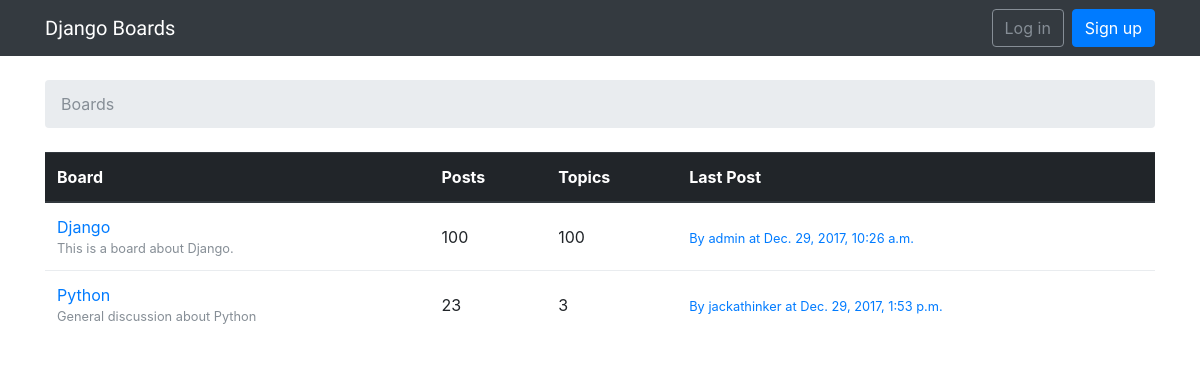
The page / on the database its author committed.
### boards/models.py (models this page shows, shortened)
class Board(models.Model):
    name = models.CharField(max_length=30, unique=True)
    description = models.CharField(max_length=100)
    def get_posts_count(self):
        return Post.objects.filter(topic__board=self).count()
    def get_last_post(self):
        return Post.objects.filter(topic__board=self).order_by('-created_at').first()

class Post(models.Model):
    message = models.TextField(max_length=4000)
    topic = models.ForeignKey(Topic, on_delete=models.CASCADE, related_name='posts')
    created_at = models.DateTimeField(auto_now_add=True)
    updated_at = models.DateTimeField(null=True)
    created_by = models.ForeignKey(User, on_delete=models.CASCADE, related_name='posts')
    updated_by = models.ForeignKey(User, models.SET_NULL, blank=True, null=True, related_name='+')

### boards/views.py (the view)
# urls.py: path('', views.BoardListView.as_view(), name='home'),
class BoardListView(ListView):
    model = Board
    context_object_name = 'boards'
    template_name = 'home.html'

### templates/home.html
{% extends 'base.html' %}
{% block breadcrumb %}
  <li class="breadcrumb-item active">Boards</li>
{% endblock %}
{% block content %}
  <table class="table">
    <thead class="thead-dark">
      <tr>
        <th>Board</th>
        <th>Posts</th>
        <th>Topics</th>
        <th>Last Post</th>
      </tr>
    </thead>
    <tbody>
      {% for board in boards %}
        <tr>
          <td>
            <a href="{% url 'board_topics' board.pk %}">{{ board.name }}</a>
            <small class="text-muted d-block">{{ board.description }}</small>
          </td>
          <td class="align-middle">
            {{ board.get_posts_count }}
          </td>
          <td class="align-middle">
            {{ board.topics.count }}
          </td>
          <td class="align-middle">
            {% with post=board.get_last_post %}
              {% if post %}
                <small>
                  <a href="{% url 'topic_posts' board.pk post.topic.pk %}">
                    By {{ post.created_by.username }} at {{ post.created_at }}
                  </a>
                </small>
              {% else %}
                <small class="text-muted">
                  <em>No posts yet.</em>
                </small>
              {% endif %}
            {% endwith %}
          </td>
        </tr>
      {% endfor %}
    </tbody>
  </table>
{% endblock %}

### rows shown on the page
Board: name "Django", description "This is a board about Django.", get_posts_count "100", topics.count "100", get_last_post.created_by.username "admin", get_last_post.created_at "Dec. 29, 2017, 10:26 a.m."
Board: name "Python", description "General discussion about Python", get_posts_count "23", topics.count "3", get_last_post.created_by.username "jackathinker", get_last_post.created_at "Dec. 29, 2017, 1:53 p.m."
